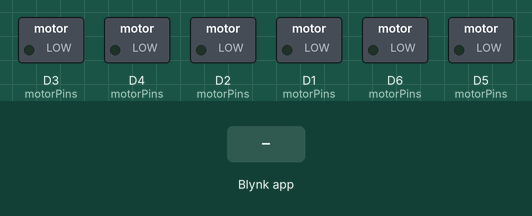
Recording of a sketch running on a simulated ESP8266 (NodeMCU). Parts: switched loads named in the sketch (green lamp = pin HIGH). The inputs (shaded band) are chosen by the test bench. WiFi joins after 1.5 s; servers stay silent unless stated.

Above: at 3.0 s.
3.1 s: Blynk app writes 1 to V0
At 3.6 s:
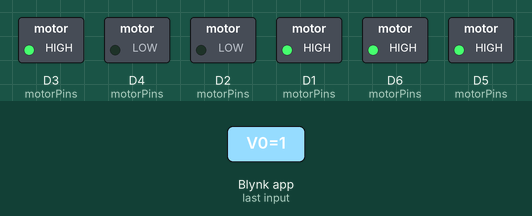
4.6 s: Blynk app writes 1 to V1
At 5.8 s:
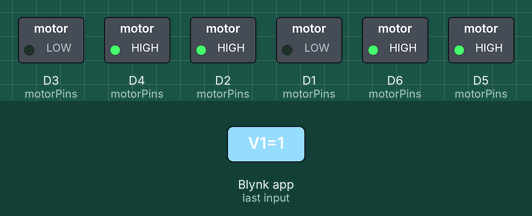
6.1 s: Blynk app writes 1 to V2
At 7.1 s:
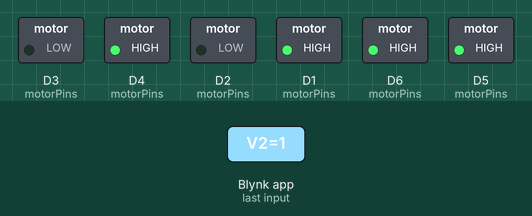
7.6 s: Blynk app writes 1 to V3
At 8.2 s:
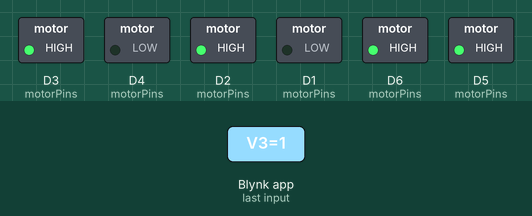
9.1 s: Blynk app writes 0 to V0
At 9.4 s:
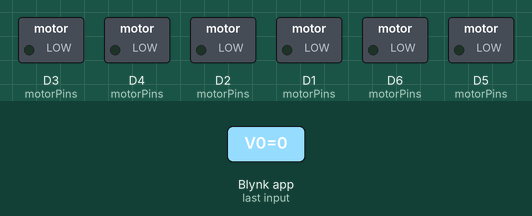
Timing chart, 0 to 11.6 s (numbered marks = the images above; inputs shaded):
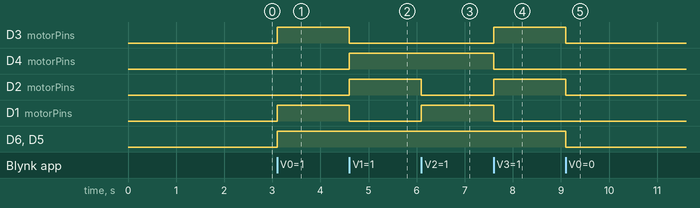

The sketch:

LatestEV.ino
```cpp
#define BLYNK_TEMPLATE_ID "TMPL3-6ZOJMDP"
#define BLYNK_TEMPLATE_NAME "EV BOT"
#define BLYNK_AUTH_TOKEN "_DKfiu_a10BEKOfSrJ9xTtynnPLAc-zg"

#include <ESP8266WiFi.h>
#include <BlynkSimpleEsp8266.h>

// Motor Pin Definitions using your specified GPIO pins
#define IN1 D1   // GPIO5 for right motor IN1
#define IN2 D2   // GPIO4 for right motor IN2
#define IN3 D3   // GPIO0 for left motor IN1
#define IN4 D4   // GPIO2 for left motor IN2
#define ENA D5   // GPIO14 for right motor PWM (Enable)
#define ENB D6   // GPIO12 for left motor PWM (Enable)

#define RIGHT_MOTOR 0
#define LEFT_MOTOR 1
#define MAX_MOTOR_SPEED 1023

char ssid[] = "Realme 8 5G";
char pass[] = "0987654321";

struct MOTOR_PINS {
  int pinIN1;
  int pinIN2;
  int pinEn;
};

MOTOR_PINS motorPins[] = {
  {IN1, IN2, ENA},  // RIGHT motor
  {IN3, IN4, ENB}   // LEFT motor
};

void setup() {
  Serial.begin(115200);

  for (int i = 0; i < 2; i++) {
    pinMode(motorPins[i].pinIN1, OUTPUT);
    pinMode(motorPins[i].pinIN2, OUTPUT);
    pinMode(motorPins[i].pinEn, OUTPUT);
    rotateMotor(i, 0);  // Stop initially
  }

  WiFi.begin(ssid, pass);
  Blynk.begin(BLYNK_AUTH_TOKEN, ssid, pass);
}

// 🔄 Motor control function
void rotateMotor(int motorIndex, int speed) {
  if (speed > 0) {
    digitalWrite(motorPins[motorIndex].pinIN1, HIGH);
    digitalWrite(motorPins[motorIndex].pinIN2, LOW);
  } else if (speed < 0) {
    digitalWrite(motorPins[motorIndex].pinIN1, LOW);
    digitalWrite(motorPins[motorIndex].pinIN2, HIGH);
  } else {
    digitalWrite(motorPins[motorIndex].pinIN1, LOW);
    digitalWrite(motorPins[motorIndex].pinIN2, LOW);
  }
  analogWrite(motorPins[motorIndex].pinEn, abs(speed));
}

// 🔘 Blynk Virtual Button: FORWARD
BLYNK_WRITE(V0) {
  int value = param.asInt();
  if (value == 1) {
    rotateMotor(RIGHT_MOTOR, MAX_MOTOR_SPEED);
    rotateMotor(LEFT_MOTOR, MAX_MOTOR_SPEED);
  } else {
    rotateMotor(RIGHT_MOTOR, 0);
    rotateMotor(LEFT_MOTOR, 0);
  }
}

// 🔘 Blynk Virtual Button: BACKWARD
BLYNK_WRITE(V1) {
  int value = param.asInt();
  if (value == 1) {
    rotateMotor(RIGHT_MOTOR, -MAX_MOTOR_SPEED);
    rotateMotor(LEFT_MOTOR, -MAX_MOTOR_SPEED);
  } else {
    rotateMotor(RIGHT_MOTOR, 0);
    rotateMotor(LEFT_MOTOR, 0);
  }
}

// 🔘 Blynk Virtual Button: LEFT
BLYNK_WRITE(V2) {
  int value = param.asInt();
  if (value == 1) {
    rotateMotor(RIGHT_MOTOR, MAX_MOTOR_SPEED);
    rotateMotor(LEFT_MOTOR, -MAX_MOTOR_SPEED);
  } else {
    rotateMotor(RIGHT_MOTOR, 0);
    rotateMotor(LEFT_MOTOR, 0);
  }
}

// 🔘 Blynk Virtual Button: RIGHT
BLYNK_WRITE(V3) {
  int value = param.asInt();
  if (value == 1) {
    rotateMotor(RIGHT_MOTOR, -MAX_MOTOR_SPEED);
    rotateMotor(LEFT_MOTOR, MAX_MOTOR_SPEED);
  } else {
    rotateMotor(RIGHT_MOTOR, 0);
    rotateMotor(LEFT_MOTOR, 0);
  }
}

void loop() {
  Blynk.run();
}
```

Measured:
- after the input at 3.1 s, D3 (motorPins), D1 (motorPins), D6 (motorPins), D5 (motorPins): LOW → HIGH at once
- after the input at 4.6 s, D3 (motorPins), D1 (motorPins): HIGH → LOW at once; D4 (motorPins), D2 (motorPins): LOW → HIGH at once
- after the input at 6.1 s, D2 (motorPins): HIGH → LOW at once; D1 (motorPins): LOW → HIGH at once
- after the input at 7.6 s, D3 (motorPins), D2 (motorPins): LOW → HIGH at once; D4 (motorPins), D1 (motorPins): HIGH → LOW at once
- after the input at 9.1 s, D3 (motorPins), D2 (motorPins), D6 (motorPins), D5 (motorPins): HIGH → LOW at once
